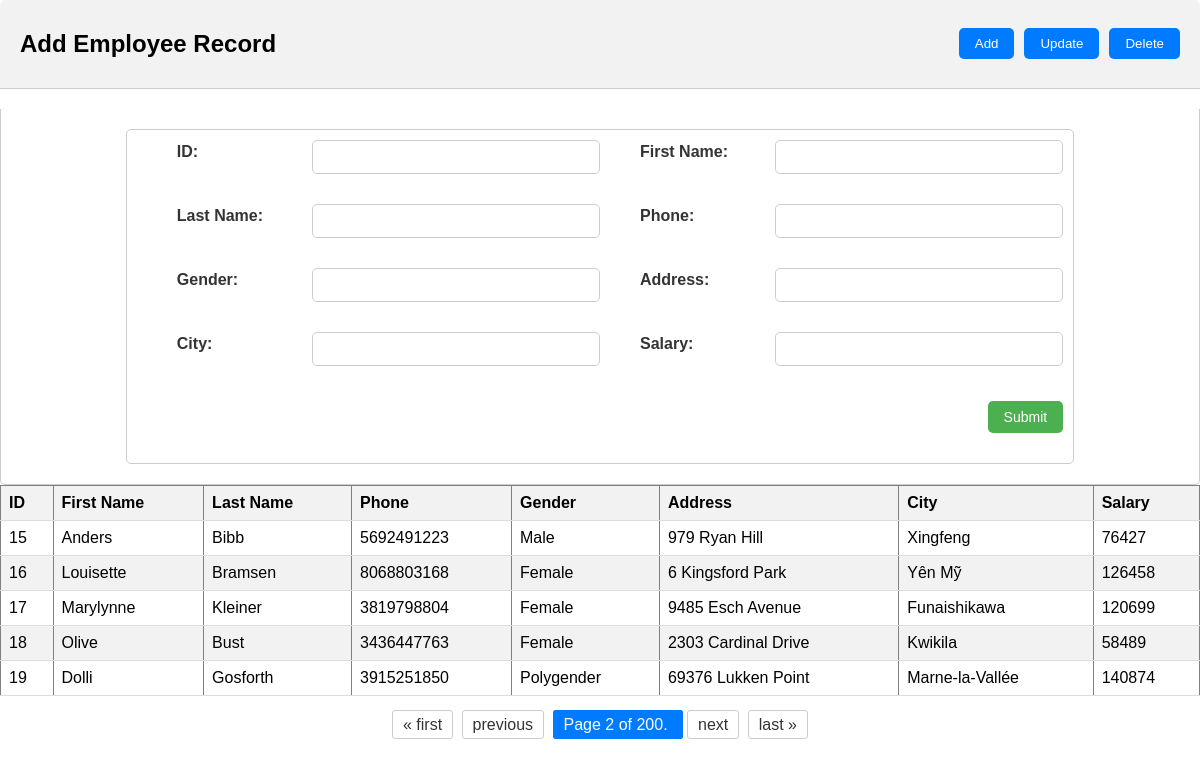
/users/?page=2, run on the app's committed database.
### acess_management/models.py (models this page shows)
class users(models.Model):
    first_name = models.CharField(max_length = 255)
    last_name = models.CharField(max_length = 255)
    gender = models.CharField(max_length = 255)
    city = models.CharField(max_length = 255)
    phone = models.IntegerField()
    salary = models.IntegerField()
    address = models.CharField(max_length=400)

### acess_management/views.py (the view)
# urls.py: path('users/', views.userData, name='acess_management'),
def userData(request):
    success_msg = None
    if (request.method == 'POST'):
        form = YourForm(request.POST)
        if form.is_valid():
            form_data = form.cleaned_data
            print(form_data)
            your_model_instance = users(
                id=form_data['id'],
                first_name=form_data['first_name'],
                last_name=form_data['last_name'],
                phone=form_data['phone'],
                gender=form_data['gender'],
                address=form_data['address'],
                city=form_data['city'],
                salary=form_data['salary']
            )
            success_msg = True
            your_model_instance.save()
            data = users.objects.all().values()
            paginator = Paginator(data, 5)  # 10 items per page
            page_number = request.GET.get('page')
            page_obj = paginator.get_page(page_number)
            template = loader.get_template('users.html')
            context = {'usersData': page_obj,'success_msg': success_msg}
            return HttpResponse(template.render(context, request))
        else:
            return HttpResponse("Method not allowed!")
    else:
        return datawithpaginator(request,False)

### acess_management/views.py (called while the page is built)
def datawithpaginator(request,context_with_msg):
    data = users.objects.all().values()
    paginator = Paginator(data, 5)  # 10 items per page
    page_number = request.GET.get('page')
    page_obj = paginator.get_page(page_number)
    template = loader.get_template('users.html')
    if(context_with_msg):
        context = {'usersData': page_obj,'success_msg': True}
    else:
        context = {'usersData': page_obj}
    return HttpResponse(template.render(context, request))

### acess_management/templates/users.html (shortened to what this page needs)
<!DOCTYPE html>
<html>
  <head>
  </head>
  <body>
    <div id="main-container">
      <div class="tab-header">
        <div class="header-content">
          <h2 id="header-title">Add Employee Record</h2>
          <div class="action-buttons">
            <button class="btn-add" onclick="showForm('add')">Add</button>
            <button class="btn-update" onclick="showForm('update')">
              Update
            </button>
            <button class="btn-delete" onclick="showForm('delete')">
              Delete
            </button>
          </div>
        </div>
      </div>
      <div class="tab-content">
        <form method="post" id="add">
          <div class="flex">
            <label for="id">ID:</label>
            <input type="number" name="id" id="id" required />
            <label for="first_name">First Name:</label>
            <input type="text" name="first_name" id="first_name" />
          </div>
          <div class="flex">
            <label for="last_name">Last Name:</label>
            <input type="text" name="last_name" id="last_name" />
            <label for="phone">Phone:</label>
            <input type="tel" name="phone" id="phone" />
          </div>
          <div class="flex">
            <label for="gender">Gender:</label>
            <input type="text" name="gender" id="gender" />
            <label for="address">Address:</label>
            <input type="text" name="address" id="address" />
          </div>
          <div class="flex">
            <label for="city">City:</label>
            <input type="text" name="city" id="city" />
            <label for="salary">Salary:</label>
            <input type="number" name="salary" id="salary" />
          </div>
          <div class="flex" style="justify-content: flex-end">
            <button type="submit">Submit</button>
          </div>
        </form>
      </div>
      <table border="1">
        <thead>
          <tr>
            <th>ID</th>
            <th>First Name</th>
            <th>Last Name</th>
            <th>Phone</th>
            <th>Gender</th>
            <th>Address</th>
            <th>City</th>
            <th>Salary</th>
          </tr>
        </thead>
        <tbody>
          {% for item in usersData %}
          <tr>
            <td>{{ item.id }}</td>
            <td>{{ item.first_name }}</td>
            <td>{{ item.last_name }}</td>
            <td>{{ item.phone }}</td>
            <td>{{ item.gender }}</td>
            <td>{{ item.address }}</td>
            <td>{{ item.city }}</td>
            <td>{{ item.salary }}</td>
          </tr>
          {% endfor %}
        </tbody>
      </table>
      <div class="pagination">
        <span class="step-links">
          {% if usersData.has_previous %}
          <a href="?page=1">&laquo; first</a>
          <a href="?page={{ usersData.previous_page_number }}">previous</a>
          {% endif %}
          <span class="current">
            Page {{ usersData.number }} of {{ usersData.paginator.num_pages }}.
          </span>
          {% if usersData.has_next %}
          <a href="?page={{ usersData.next_page_number }}">next</a>
          <a href="?page={{ usersData.paginator.num_pages }}">last &raquo;</a>
          {% endif %}
        </span>
      </div>
    </div>
  </body>
</html>

### acess_management/templates/users.html (style rules this page uses)
body { margin: 0; padding: 0; font-family: Arial, sans-serif; }
.tab-header { background-color: #f2f2f2; padding: 10px 20px; border-top-left-radius: 5px; border-top-right-radius: 5px; border-bottom: 1px solid #ccc; margin-bottom: 20px; }
.tab-content { padding: 20px; border: 1px solid #ccc; border-top: none; border-bottom-left-radius: 5px; border-bottom-right-radius: 5px; }
table { width: 100%; border-collapse: collapse; margin-bottom: 20px; }
th, td { padding: 8px; text-align: left; border-bottom: 1px solid #ddd; }
th { background-color: #f2f2f2; }
tr:nth-child(even) { background-color: #f2f2f2; }
form { width: 80%; margin: 0 auto; padding: 10px; border: 1px solid #ccc; border-radius: 5px; }
label { display: block; margin-bottom: 5px; font-size: 16px; color: #333; font-weight: bold; }
input[type="number"], input[type="text"], input[type="tel"] { width: calc(100% - 12px); padding: 8px; margin-bottom: 10px; border: 1px solid #ccc; border-radius: 5px; transition: border-color 0.3s ease; font-size: 14px; }
button[type="submit"] { background-color: #4caf50; color: white; padding: 8px 16px; border: none; border-radius: 5px; cursor: pointer; margin-top: 5px; font-size: 14px; }
input[type="number"]::placeholder, input[type="text"]::placeholder, input[type="tel"]::placeholder { color: #999; }
.flex { display: flex; justify-content: space-between; margin-bottom: 20px; align-items: center; }
.flex label { flex: 1; margin-left: 40px; margin-bottom: 20px; }
.flex input { flex: 2; }
.pagination { margin-top: 20px; text-align: center; }
.pagination .step-links { display: inline-block; }
.pagination .step-links a { color: #333; text-decoration: none; padding: 5px 10px; margin: 0 2px; border: 1px solid #ccc; border-radius: 3px; }
.pagination .step-links .current { color: #fff; background-color: #007bff; padding: 5px 10px; margin: 0 2px; border: 1px solid #007bff; border-radius: 3px; }
.action-buttons { display: flex; align-items: center; }
.action-buttons button { margin-left: 10px; padding: 8px 16px; border: none; border-radius: 5px; background-color: #007bff; color: #fff; cursor: pointer; }
.header-content { display: flex; justify-content: space-between; }

### data on the page
users: id "15", first_name "Anders", last_name "Bibb", phone "5692491223", gender "Male", address "979 Ryan Hill", city "Xingfeng", salary "76427"
users: id "16", first_name "Louisette", last_name "Bramsen", phone "8068803168", gender "Female", address "6 Kingsford Park", city "Yên Mỹ", salary "126458"
users: id "17", first_name "Marylynne", last_name "Kleiner", phone "3819798804", gender "Female", address "9485 Esch Avenue", city "Funaishikawa", salary "120699"
users: id "18", first_name "Olive", last_name "Bust", phone "3436447763", gender "Female", address "2303 Cardinal Drive", city "Kwikila", salary "58489"
users: id "19", first_name "Dolli", last_name "Gosforth", phone "3915251850", gender "Polygender", address "69376 Lukken Point", city "Marne-la-Vallée", salary "140874"

### other printed values
{{ usersData.number }} "2"
{{ usersData.paginator.num_pages }} "200"
